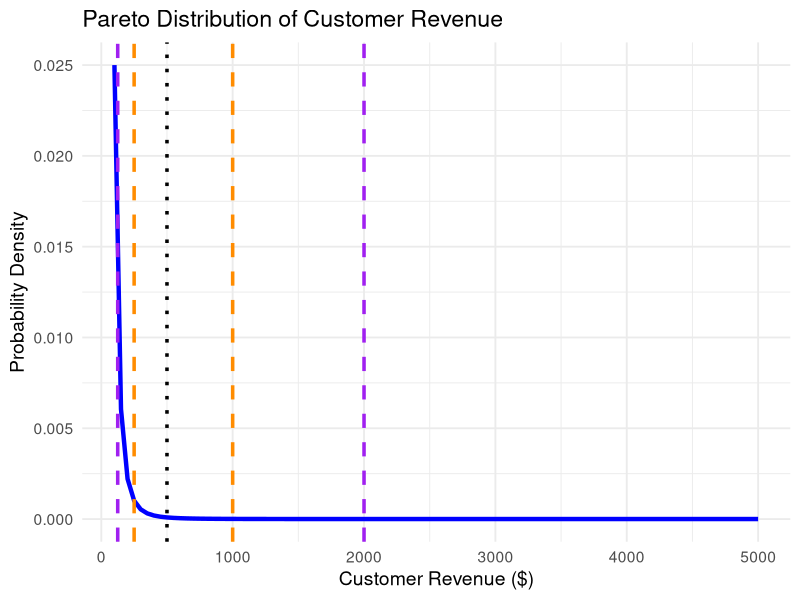

Write the R code that produced this figure.
# Pareto distribution example
# By Joe Domaleski

# Define Pareto PDF
dpareto <- function(x, x_m, alpha) {
  # PDF: f(x) = alpha * x_m^alpha / x^(alpha+1), for x >= x_m
  ifelse(x >= x_m, alpha * x_m^alpha / x^(alpha+1), 0)
}

# Load necessary libraries
library(ggplot2)
library(scales)  # For better axis label formatting

# Set Pareto distribution parameters
x_m <- 100    # Minimum value (customer revenue threshold)
alpha <- 2.5  # Shape parameter controlling skewness

# Generate Pareto distribution data
x_values <- seq(100, 5000, by = 50)
y_values <- dpareto(x_values, x_m, alpha)
data <- data.frame(x = x_values, y = y_values)

# Create the plot
ggplot(data, aes(x = x, y = y)) +
  geom_line(color = "blue", linewidth = 1.5) +
  # Add vertical lines to illustrate certain milestones
  geom_vline(xintercept = 500, linetype = "dotted", color = "black", linewidth = 1.2) +  # Example median or milestone
  geom_vline(xintercept = c(250, 1000), 
             linetype = "dashed", color = "darkorange", linewidth = 1.2) +  
  geom_vline(xintercept = c(125, 2000), 
             linetype = "dashed", color = "purple", linewidth = 1.2) +  
  scale_x_continuous(limits = c(100, 5000)) +
  scale_y_continuous(labels = comma_format()) +
  labs(title = "Pareto Distribution of Customer Revenue",
       x = "Customer Revenue ($)",
       y = "Probability Density") +
  theme_minimal(base_size = 14)